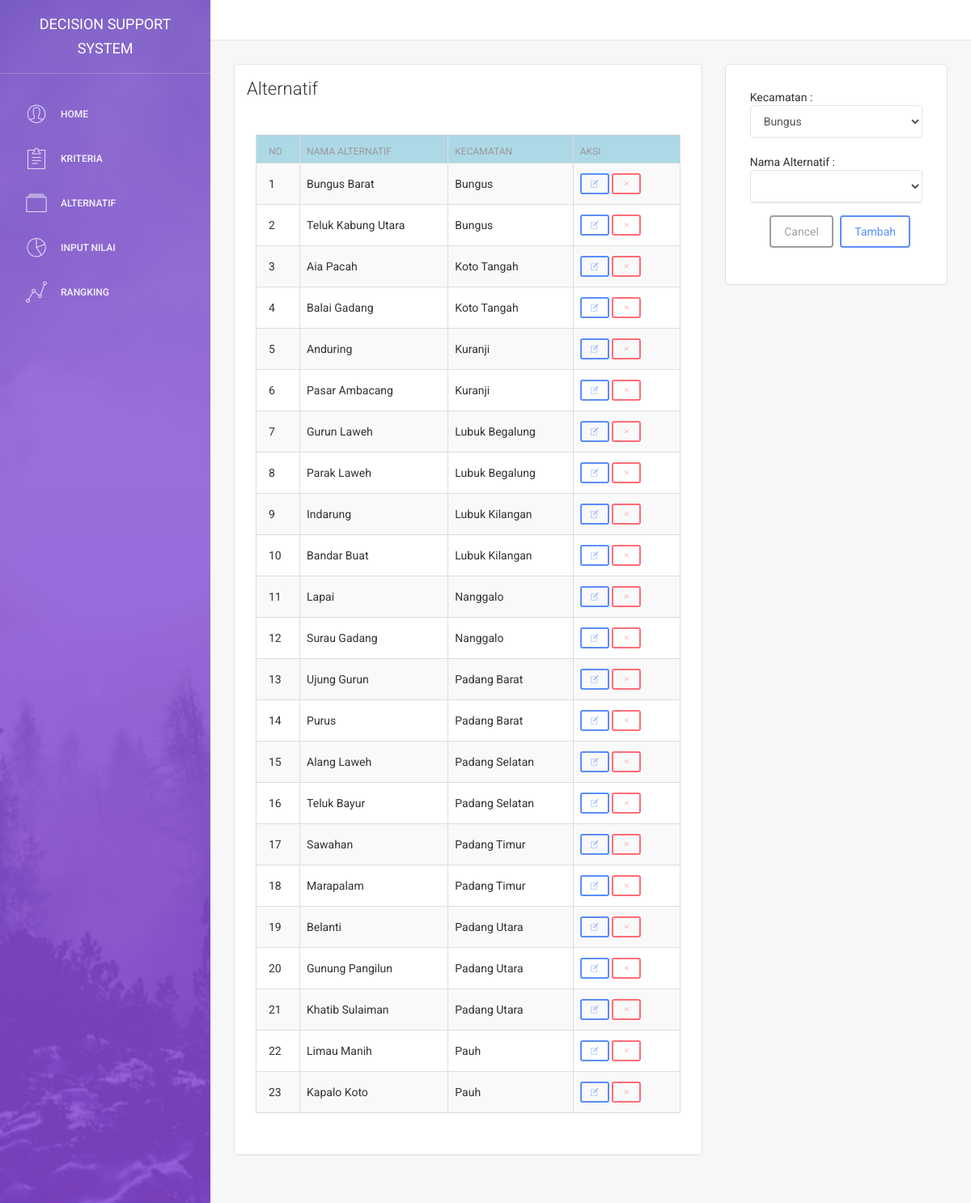
The page /alternatif.php on the database its author committed.
### tables this page shows
CREATE TABLE `talternatif` (
  `id_alternatif` int(11) NOT NULL,
  `nama_alternatif` varchar(60) NOT NULL,
  `keterangan` text NOT NULL
);

### alternatif.php (the view, shortened to what this page needs)
<!doctype html>
<html lang="en">
<head>
	<?php include 'layout/head.php'; ?>
</head>
<body>
<div class="wrapper">
		<?php include 'layout/sidebar.php' ?>
    <div class="main-panel">
		<nav class="navbar navbar-default navbar-fixed">
    </nav>
        <div class="content">
            <div class="container-fluid">
                <div class="row">
                    <div class="col-md-8">
                        <div class="card">
                            <div class="header">
                                <h4 class="title">Alternatif</h4>
                            </div>
                            <div class="content">
                                <form>
                                    <div class="row">
																			<div class="content">
																				<div class="row" style="margin:2%;">
																					<table
													                  class="table table-striped table-bordered table-hover table-highlight table-checkable"
													                  data-provide="datatable"
													                  data-display-rows="10"
													                  data-info="true"
													                  data-search="true"
													                  data-length-change="true"
													                  data-paginate="true"
													                  id="dataTable2"
													                >
													                    <thead>
													                      <tr style="background-color: lightblue">
													                        <th>No</th>
													                        <th>Nama Alternatif</th>
													                        <th>Kecamatan</th>
													                        <th>Aksi</th>
													                      </tr>
													                    </thead>
													                    <tbody>
													                      <?php
													            $alternatif=mysql_query("SELECT * FROM talternatif ORDER BY keterangan ASC");
													            $no=1;
													            while($al=mysql_fetch_array($alternatif)){
													              $text=$al['keterangan'];
													              $keterangan=substr($text,0,100);
													              echo"
													              <tr>
													              <td>$no</td>
													              <td>$al[nama_alternatif]</td>
													              <td>$keterangan</td>
													              <td> ";
													               echo '
													                <a data-toggle="modal" data-target="#k'.$al['id_alternatif'].'"><button type="button" class="btn btn-primary btn-sm pe-7s-note"></button></a>
													                <a data-toggle="modal" data-target="#hapusk'.$al['id_alternatif'].'"><button type="button" class="btn btn-danger btn-sm pe-7s-close"></button></a>
													                  <div class="modal fade" id="k'.$al['id_alternatif'].'" tabindex="-1" role="dialog" aria-labelledby="exampleModalLabel" aria-hidden="true">
													                      <input class="form-control" type="hidden" name="id" value="'.$al['id_alternatif'].'">
													                      Nama Alternatif :<input class="form-control" name="txtAlternatif" value="'.$al['nama_alternatif'].'"></input>
													              </div>
													              <div class="modal fade" id="hapusk'.$al['id_alternatif'].'" tabindex="-1" role="dialog" aria-labelledby="exampleModalLabel" aria-hidden="true">
													                  <div class="modal-body">Yakin hapus kriteria <b>'.$al['nama_alternatif'].'</b> ?</div>
													                    <a class="btn btn-danger" href="controller/hapusalternatif.php?id='.$al['id_alternatif'].'">Hapus</a>
													            </div>
													                ';
													                echo "
													              </td>
													              </tr>
													              ";
													             $no++; }
													            ?>
													                    </tbody>
													                  </table>
																				</div>
																			</div>
                                    </div>
                                </form>
                            </div>
                        </div>
                    </div>
                    <div class="col-md-4">
											<div class="card card-user">
													<div class="modal-body">
														<form method="post" action="controller/tambahalternatif.php">
				                    <div class="modal-body">
				                      Kecamatan :
				                      <select name="txtKeterangan" class="form-control" onchange="showlokasi(this.value)">
				                      <option value="Bungus">Bungus</option>
				                      </select>
				                      <br>Nama Alternatif :
				                      <select name="txtAlternatif" class="form-control" id="lokasi"></select>
				                    <div class="modal-footer">
				                      <button class="btn btn-secondary" type="button" data-dismiss="modal">Cancel</button>
				                      <input class="btn btn-primary" type='submit' name="submit" value="Tambah"></button>
				                    </div>
				                  </form>
											</div>
                    </div>
                </div>
            </div>
        </div>
    </div>
</div>
</body>
</html>

### layout/head.php (shortened to what this page needs)
<link href="assets/css/bootstrap.min.css" rel="stylesheet" />
<link href="assets/css/light-bootstrap-dashboard.css?v=1.4.0" rel="stylesheet"/>
<link href="http://maxcdn.bootstrapcdn.com/font-awesome/4.2.0/css/font-awesome.min.css" rel="stylesheet">
<link href="assets/css/pe-icon-7-stroke.css" rel="stylesheet" />

### layout/sidebar.php
<div class="sidebar" data-color="purple" data-image="assets/img/sidebar-5.jpg">
  <div class="sidebar-wrapper">
        <div class="logo">
            <a href="#" class="simple-text">
                Decision Support System
            </a>
        </div>
        <ul class="nav">
            <li <?php if($_SERVER['REQUEST_URI'] == '/stpk-topsis/'){ echo 'class="active"'; } ?>>
                <a href="/stpk-topsis">
                    <i class="pe-7s-user"></i>
                    <p>Home</p>
                </a>
            </li>
            <li <?php if($_SERVER['REQUEST_URI'] == '/stpk-topsis/kriteria.php'){ echo 'class="active"'; } ?>>
                <a href="kriteria.php">
                    <i class="pe-7s-note2"></i>
                    <p>Kriteria</p>
                </a>
            </li>
            <li <?php if($_SERVER['REQUEST_URI'] == '/stpk-topsis/alternatif.php'){ echo 'class="active"'; } ?>>
                <a href="alternatif.php">
                    <i class="pe-7s-albums"></i>
                    <p>Alternatif</p>
                </a>
            </li>
            <li <?php if($_SERVER['REQUEST_URI'] == '/stpk-topsis/nilai.php'){ echo 'class="active"'; } ?>>
                <a href="nilai.php">
                    <i class="pe-7s-graph"></i>
                    <p>Input Nilai</p>
                </a>
            </li>
            <li <?php if($_SERVER['REQUEST_URI'] == '/stpk-topsis/rangking.php'){ echo 'class="active"'; } ?>>
                <a href="rangking.php">
                    <i class="pe-7s-graph1"></i>
                    <p>Rangking</p>
                </a>
            </li>
        </ul>
  </div>
</div>

### rows shown on the page
talternatif: nama_alternatif "Bungus Barat", keterangan "Bungus"
talternatif: nama_alternatif "Teluk Kabung Utara", keterangan "Bungus"
talternatif: nama_alternatif "Aia Pacah", keterangan "Koto Tangah"
talternatif: nama_alternatif "Balai Gadang", keterangan "Koto Tangah"
talternatif: nama_alternatif "Anduring", keterangan "Kuranji"
talternatif: nama_alternatif "Pasar Ambacang", keterangan "Kuranji"
talternatif: nama_alternatif "Gurun Laweh", keterangan "Lubuk Begalung"
talternatif: nama_alternatif "Parak Laweh", keterangan "Lubuk Begalung"
talternatif: nama_alternatif "Indarung", keterangan "Lubuk Kilangan"
talternatif: nama_alternatif "Bandar Buat", keterangan "Lubuk Kilangan"
talternatif: nama_alternatif "Lapai", keterangan "Nanggalo"
talternatif: nama_alternatif "Surau Gadang", keterangan "Nanggalo"
talternatif: nama_alternatif "Ujung Gurun", keterangan "Padang Barat"
talternatif: nama_alternatif "Purus", keterangan "Padang Barat"
talternatif: nama_alternatif "Alang Laweh", keterangan "Padang Selatan"
talternatif: nama_alternatif "Teluk Bayur", keterangan "Padang Selatan"
talternatif: nama_alternatif "Sawahan", keterangan "Padang Timur"
talternatif: nama_alternatif "Marapalam", keterangan "Padang Timur"
talternatif: nama_alternatif "Belanti", keterangan "Padang Utara"
talternatif: nama_alternatif "Gunung Pangilun", keterangan "Padang Utara"
talternatif: nama_alternatif "Khatib Sulaiman", keterangan "Padang Utara"
talternatif: nama_alternatif "Limau Manih", keterangan "Pauh"
talternatif: nama_alternatif "Kapalo Koto", keterangan "Pauh"
